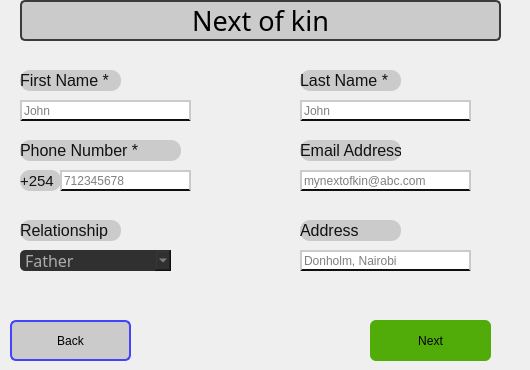
     <widget class="QWidget" name="pageNextOfKin">
      <widget class="QLabel" name="lbl_pageSignUp_nextofkin_2">
       <property name="geometry">
        <rect>
         <x>20</x>
         <y>0</y>
         <width>481</width>
         <height>41</height>
        </rect>
       </property>
       <property name="font">
        <font>
         <family>Bahnschrift Condensed</family>
         <pointsize>20</pointsize>
        </font>
       </property>
       <property name="styleSheet">
        <string notr="true">background-color: rgb(203, 203, 203);
border: 2px solid rgb(59, 59, 59);
border-radius:5px
</string>
       </property>
       <property name="text">
        <string>Next of kin</string>
       </property>
       <property name="alignment">
        <set>Qt::AlignCenter</set>
       </property>
      </widget>
      <widget class="QLabel" name="label_18">
       <property name="geometry">
        <rect>
         <x>20</x>
         <y>70</y>
         <width>101</width>
         <height>21</height>
        </rect>
       </property>
       <property name="font">
        <font>
         <pointsize>12</pointsize>
        </font>
       </property>
       <property name="styleSheet">
        <string notr="true">background-color: rgb(203, 203, 203);
border-radius: 10px;
color: rgb(17, 17, 17);</string>
       </property>
       <property name="text">
        <string>First Name *</string>
       </property>
      </widget>
      <widget class="QLineEdit" name="led_pageSignup_next_of_kinfirstName">
       <property name="geometry">
        <rect>
         <x>20</x>
         <y>100</y>
         <width>171</width>
         <height>21</height>
        </rect>
       </property>
       <property name="styleSheet">
        <string notr="true">border:2px solid rgb(203, 203, 203);;
border-bottom: 2px solid rgb(15, 15, 15)</string>
       </property>
       <property name="placeholderText">
        <string>John</string>
       </property>
      </widget>
      <widget class="QLabel" name="label_20">
       <property name="geometry">
        <rect>
         <x>300</x>
         <y>70</y>
         <width>101</width>
         <height>21</height>
        </rect>
       </property>
       <property name="font">
        <font>
         <pointsize>12</pointsize>
        </font>
       </property>
       <property name="styleSheet">
        <string notr="true">background-color: rgb(203, 203, 203);
border-radius: 10px;
color: rgb(17, 17, 17);</string>
       </property>
       <property name="text">
        <string>Last Name *</string>
       </property>
      </widget>
      <widget class="QLineEdit" name="led_pageSignup_next_of_kinLastName">
       <property name="geometry">
        <rect>
         <x>300</x>
         <y>100</y>
         <width>171</width>
         <height>21</height>
        </rect>
       </property>
       <property name="styleSheet">
        <string notr="true">border:2px solid rgb(203, 203, 203);;
border-bottom: 2px solid rgb(15, 15, 15)</string>
       </property>
       <property name="placeholderText">
        <string>John</string>
       </property>
      </widget>
      <widget class="QLabel" name="label_25">
       <property name="geometry">
        <rect>
         <x>300</x>
         <y>140</y>
         <width>101</width>
         <height>21</height>
        </rect>
       </property>
       <property name="font">
        <font>
         <pointsize>12</pointsize>
        </font>
       </property>
       <property name="styleSheet">
        <string notr="true">background-color: rgb(203, 203, 203);
border-radius: 10px;
color: rgb(17, 17, 17);</string>
       </property>
       <property name="text">
        <string>Email Address</string>
       </property>
      </widget>
      <widget class="QLineEdit" name="led_pageSignup_next_of_kinemailAddress">
       <property name="geometry">
        <rect>
         <x>300</x>
         <y>170</y>
         <width>171</width>
         <height>21</height>
        </rect>
       </property>
       <property name="styleSheet">
        <string notr="true">border:2px solid rgb(203, 203, 203);;
border-bottom: 2px solid rgb(15, 15, 15)</string>
       </property>
       <property name="text">
        <string/>
       </property>
       <property name="placeholderText">
        <string>mynextofkin@abc.com</string>
       </property>
      </widget>
      <widget class="QLabel" name="label_26">
       <property name="geometry">
        <rect>
         <x>20</x>
         <y>220</y>
         <width>101</width>
         <height>21</height>
        </rect>
       </property>
       <property name="font">
        <font>
         <pointsize>12</pointsize>
        </font>
       </property>
       <property name="styleSheet">
        <string notr="true">background-color: rgb(203, 203, 203);
border-radius: 10px;
color: rgb(17, 17, 17);</string>
       </property>
       <property name="text">
        <string>Relationship</string>
       </property>
      </widget>
      <widget class="QLineEdit" name="led_pageSignup_next_of_kin_phoneNumber">
       <property name="geometry">
        <rect>
         <x>60</x>
         <y>170</y>
         <width>131</width>
         <height>21</height>
        </rect>
       </property>
       <property name="styleSheet">
        <string notr="true">border:2px solid rgb(203, 203, 203);;
border-bottom: 2px solid rgb(15, 15, 15)</string>
       </property>
       <property name="placeholderText">
        <string>712345678</string>
       </property>
      </widget>
      <widget class="QLabel" name="label_27">
       <property name="geometry">
        <rect>
         <x>20</x>
         <y>170</y>
         <width>41</width>
         <height>21</height>
        </rect>
       </property>
       <property name="font">
        <font>
         <pointsize>11</pointsize>
        </font>
       </property>
       <property name="styleSheet">
        <string notr="true">background-color: rgb(203, 203, 203);
border-radius: 10px;
color: rgb(17, 17, 17);</string>
       </property>
       <property name="text">
        <string>+254</string>
       </property>
      </widget>
      <widget class="QLabel" name="label_28">
       <property name="geometry">
        <rect>
         <x>20</x>
         <y>140</y>
         <width>161</width>
         <height>21</height>
        </rect>
       </property>
       <property name="font">
        <font>
         <pointsize>12</pointsize>
        </font>
       </property>
       <property name="styleSheet">
        <string notr="true">background-color: rgb(203, 203, 203);
border-radius: 10px;
color: rgb(17, 17, 17);</string>
       </property>
       <property name="text">
        <string>Phone Number *</string>
       </property>
      </widget>
      <widget class="QComboBox" name="combo_pageSignup_next_of_kin_relationship">
       <property name="geometry">
        <rect>
         <x>20</x>
         <y>250</y>
         <width>151</width>
         <height>21</height>
        </rect>
       </property>
       <property name="font">
        <font>
         <family>Bahnschrift Condensed</family>
         <pointsize>12</pointsize>
        </font>
       </property>
       <property name="contextMenuPolicy">
        <enum>Qt::NoContextMenu</enum>
       </property>
       <property name="toolTipDuration">
        <number>3</number>
       </property>
       <property name="layoutDirection">
        <enum>Qt::LeftToRight</enum>
       </property>
       <property name="styleSheet">
        <string notr="true">background-color: rgb(48, 48, 48);
border-radius: 5px;
color: rgb(172, 172, 172);</string>
       </property>
       <item>
        <property name="text">
         <string>Father</string>
        </property>
       </item>
       <item>
        <property name="text">
         <string>Mother</string>
        </property>
       </item>
       <item>
        <property name="text">
         <string>Brother</string>
        </property>
       </item>
       <item>
        <property name="text">
         <string>Sister</string>
        </property>
       </item>
       <item>
        <property name="text">
         <string>Spouse</string>
        </property>
       </item>
       <item>
        <property name="text">
         <string>Child</string>
        </property>
       </item>
       <item>
        <property name="text">
         <string>Close relative</string>
        </property>
       </item>
      </widget>
      <widget class="QPushButton" name="btn_pageSignup_pageNexofKin_next">
       <property name="geometry">
        <rect>
         <x>370</x>
         <y>320</y>
         <width>121</width>
         <height>41</height>
        </rect>
       </property>
       <property name="styleSheet">
        <string notr="true">background-color: rgb(81, 171, 8);
border-radius:6px</string>
       </property>
       <property name="text">
        <string>Next</string>
       </property>
      </widget>
      <widget class="QLineEdit" name="led_pageSignup_next_of_kinAddress">
       <property name="geometry">
        <rect>
         <x>300</x>
         <y>250</y>
         <width>171</width>
         <height>21</height>
        </rect>
       </property>
       <property name="styleSheet">
        <string notr="true">border:2px solid rgb(203, 203, 203);;
border-bottom: 2px solid rgb(15, 15, 15)</string>
       </property>
       <property name="text">
        <string/>
       </property>
       <property name="placeholderText">
        <string>Donholm, Nairobi</string>
       </property>
      </widget>
      <widget class="QLabel" name="label_29">
       <property name="geometry">
        <rect>
         <x>300</x>
         <y>220</y>
         <width>101</width>
         <height>21</height>
        </rect>
       </property>
       <property name="font">
        <font>
         <pointsize>12</pointsize>
        </font>
       </property>
       <property name="styleSheet">
        <string notr="true">background-color: rgb(203, 203, 203);
border-radius: 10px;
color: rgb(17, 17, 17);</string>
       </property>
       <property name="text">
        <string>Address</string>
       </property>
      </widget>
      <widget class="QPushButton" name="btn_pageSignup_page_NextofKin_back">
       <property name="geometry">
        <rect>
         <x>10</x>
         <y>320</y>
         <width>121</width>
         <height>41</height>
        </rect>
       </property>
       <property name="styleSheet">
        <string notr="true">background-color: rgb(203, 203, 203);
border-radius:6px;
border: 2px solid rgb(66, 66, 255)</string>
       </property>
       <property name="text">
        <string>Back</string>
       </property>
      </widget>
      <widget class="QLabel" name="lbl_pageSignup_NextOfKin_FirstNameNotification">
       <property name="geometry">
        <rect>
         <x>20</x>
         <y>120</y>
         <width>221</width>
         <height>16</height>
        </rect>
       </property>
       <property name="styleSheet">
        <string notr="true">color: rgb(229, 6, 28);</string>
       </property>
       <property name="text">
        <string/>
       </property>
      </widget>
      <widget class="QLabel" name="lbl_pageSignup_nextfKin_LastNameNotification">
       <property name="geometry">
        <rect>
         <x>300</x>
         <y>120</y>
         <width>221</width>
         <height>16</height>
        </rect>
       </property>
       <property name="styleSheet">
        <string notr="true">color: rgb(229, 6, 28);</string>
       </property>
       <property name="text">
        <string/>
       </property>
      </widget>
      <widget class="QLabel" name="lbl_pageSignup_NextofKin_PhoneNumberNotification">
       <property name="geometry">
        <rect>
         <x>20</x>
         <y>190</y>
         <width>221</width>
         <height>16</height>
        </rect>
       </property>
       <property name="styleSheet">
        <string notr="true">color: rgb(229, 6, 28);</string>
       </property>
       <property name="text">
        <string/>
       </property>
      </widget>
      <widget class="QLabel" name="lbl_pageSignup_Fillall_NOK_Notification">
       <property name="geometry">
        <rect>
         <x>160</x>
         <y>330</y>
         <width>181</width>
         <height>21</height>
        </rect>
       </property>
       <property name="font">
        <font>
         <family>MV Boli</family>
         <pointsize>12</pointsize>
        </font>
       </property>
       <property name="styleSheet">
        <string notr="true">color: rgb(229, 6, 28);</string>
       </property>
       <property name="text">
        <string/>
       </property>
      </widget>
      <zorder>lbl_pageSignUp_nextofkin_2</zorder>
      <zorder>label_18</zorder>
      <zorder>label_20</zorder>
      <zorder>label_25</zorder>
      <zorder>led_pageSignup_next_of_kinemailAddress</zorder>
      <zorder>label_26</zorder>
      <zorder>label_27</zorder>
      <zorder>label_28</zorder>
      <zorder>combo_pageSignup_next_of_kin_relationship</zorder>
      <zorder>btn_pageSignup_pageNexofKin_next</zorder>
      <zorder>led_pageSignup_next_of_kinAddress</zorder>
      <zorder>label_29</zorder>
      <zorder>btn_pageSignup_page_NextofKin_back</zorder>
      <zorder>lbl_pageSignup_NextOfKin_FirstNameNotification</zorder>
      <zorder>led_pageSignup_next_of_kinfirstName</zorder>
      <zorder>lbl_pageSignup_nextfKin_LastNameNotification</zorder>
      <zorder>led_pageSignup_next_of_kinLastName</zorder>
      <zorder>lbl_pageSignup_NextofKin_PhoneNumberNotification</zorder>
      <zorder>led_pageSignup_next_of_kin_phoneNumber</zorder>
      <zorder>lbl_pageSignup_Fillall_NOK_Notification</zorder>
     </widget>
